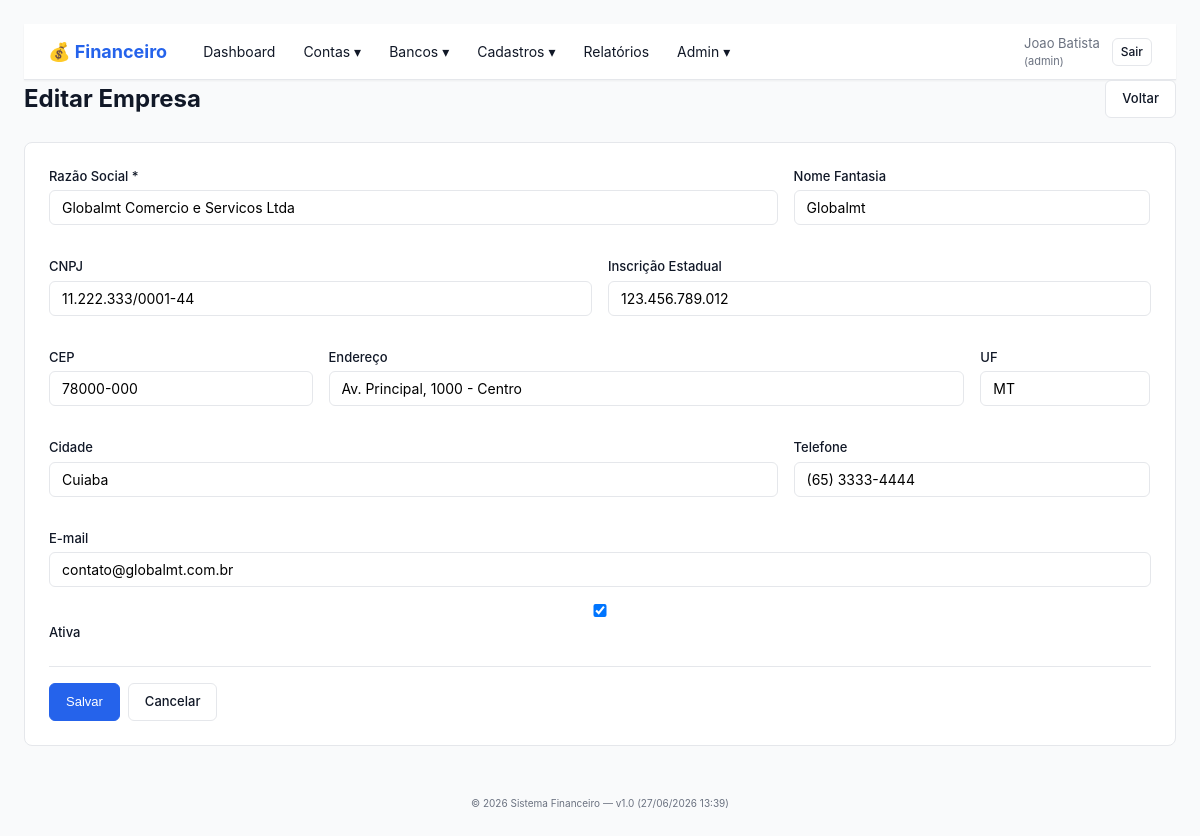
Screenshot of /empresa_form.php?id=1 (signed in) with the database file from the repository.
### tables this page shows
CREATE TABLE empresas (
    id INT(11) NOT NULL AUTO_INCREMENT,
    razao_social VARCHAR(200) NOT NULL,
    nome_fantasia VARCHAR(100),
    cnpj VARCHAR(20),
    inscricao_estadual VARCHAR(20),
    endereco VARCHAR(255),
    cidade VARCHAR(100),
    uf CHAR(2),
    cep VARCHAR(10),
    telefone VARCHAR(20),
    email VARCHAR(150),
    ativo TINYINT(1) DEFAULT 1,
    data_criacao TIMESTAMP DEFAULT CURRENT_TIMESTAMP,
    PRIMARY KEY (id),
    UNIQUE KEY uk_cnpj (cnpj),
    INDEX idx_razao_social (razao_social),
    INDEX idx_ativo (ativo)
);

### src/lib/Helper.php (called while the page is built, shortened)
<?php
function layout(string $titulo, string $view, array $vars = []): void
{
    extract($vars, EXTR_SKIP);
    require FINANCEIRO_SRC . '/views/layout/header.php';
    require FINANCEIRO_SRC . '/views/layout/navbar.php';
    require FINANCEIRO_SRC . '/views/' . $view;
    require FINANCEIRO_SRC . '/views/layout/footer.php';
}

### src/controllers/EmpresaController.php (called while the page is built, shortened)
<?php
final class EmpresaController
{
    public function form(): void
    {
        $id = (int)($_GET['id'] ?? 0);
        $empresa = null;
        if ($id > 0) {
            $db = Database::getConnection();
            $stmt = $db->prepare('SELECT * FROM empresas WHERE id = ?');
            $stmt->execute([$id]);
            $empresa = $stmt->fetch();
        }
        layout($empresa ? 'Editar Empresa' : 'Nova Empresa', 'empresas/form.php', [
            'empresa' => $empresa,
        ]);
    }
}

### public/empresa_form.php (called while the page is built, shortened)
<?php
(new EmpresaController)->form();

### src/views/empresas/form.php (the view, shortened to what this page needs)
<div class="page-header">
    <h1><?= $empresa ? 'Editar' : 'Nova' ?> Empresa</h1>
    <a href="empresas.php" class="btn">Voltar</a>
</div>
<form method="post" action="empresa_salvar.php" class="form">
    <div class="row">
        <div class="form-group col-8">
            <label>Razão Social *</label>
            <input type="text" name="razao_social" required maxlength="200"
                   value="<?= htmlspecialchars($empresa['razao_social'] ?? '') ?>">
        </div>
        <div class="form-group col-4">
            <label>Nome Fantasia</label>
            <input type="text" name="nome_fantasia" maxlength="100"
                   value="<?= htmlspecialchars($empresa['nome_fantasia'] ?? '') ?>">
        </div>
    </div>
    <div class="row">
        <div class="form-group col-6">
            <label>CNPJ</label>
            <input type="text" name="cnpj" maxlength="20"
                   value="<?= htmlspecialchars($empresa['cnpj'] ?? '') ?>">
        </div>
        <div class="form-group col-6">
            <label>Inscrição Estadual</label>
            <input type="text" name="inscricao_estadual" maxlength="20"
                   value="<?= htmlspecialchars($empresa['inscricao_estadual'] ?? '') ?>">
        </div>
    </div>
    <div class="row">
        <div class="form-group col-3">
            <label>CEP</label>
            <input type="text" name="cep" maxlength="10"
                   value="<?= htmlspecialchars($empresa['cep'] ?? '') ?>">
        </div>
        <div class="form-group col-7">
            <label>Endereço</label>
            <input type="text" name="endereco" maxlength="255"
                   value="<?= htmlspecialchars($empresa['endereco'] ?? '') ?>">
        </div>
        <div class="form-group col-2">
            <label>UF</label>
            <input type="text" name="uf" maxlength="2"
                   value="<?= htmlspecialchars($empresa['uf'] ?? '') ?>">
        </div>
    </div>
    <div class="row">
        <div class="form-group col-8">
            <label>Cidade</label>
            <input type="text" name="cidade" maxlength="100"
                   value="<?= htmlspecialchars($empresa['cidade'] ?? '') ?>">
        </div>
        <div class="form-group col-4">
            <label>Telefone</label>
            <input type="text" name="telefone" maxlength="20"
                   value="<?= htmlspecialchars($empresa['telefone'] ?? '') ?>">
        </div>
    </div>
    <div class="form-group">
        <label>E-mail</label>
        <input type="email" name="email" maxlength="150"
               value="<?= htmlspecialchars($empresa['email'] ?? '') ?>">
    </div>
    <div class="form-group">
        <label>
            <input type="checkbox" name="ativo" value="1" <?= (!$empresa || $empresa['ativo']) ? 'checked' : '' ?>>
            Ativa
        </label>
    </div>
    <div class="form-actions">
        <button type="submit" class="btn btn-primary">Salvar</button>
        <a href="empresas.php" class="btn">Cancelar</a>
    </div>
</form>

### public/assets/financeiro.css (style rules this page uses)
* { box-sizing: border-box; margin: 0; padding: 0; }
:root { --color-primary: #2563eb; --color-primary-dark: #1d4ed8; --color-success: #16a34a; --color-warning: #d97706; --color-danger: #dc2626; --color-info: #0891b2; --color-secondary: #6b7280; --color-bg: #f9fafb; --color-surface: #ffffff; --color-text: #111827; --color-text-muted: #6b7280; --color-border: #e5e7eb; --shadow-sm: 0 1px 2px 0 rgba(0,0,0,0.05); --shadow: 0 1px 3px 0 rgba(0,0,0,0.1), 0 1px 2px 0 rgba(0,0,0,0.06); }
body { font-family: -apple-system, BlinkMacSystemFont, "Segoe UI", Roboto, "Helvetica Neue", Arial, sans-serif; background: var(--color-bg); color: var(--color-text); line-height: 1.5; font-size: 14px; }
.page-header { display: flex; justify-content: space-between; align-items: center; margin-bottom: 24px; flex-wrap: wrap; gap: 12px; }
.page-header h1 { font-size: 24px; color: var(--color-text); }
.btn { padding: 8px 16px; border: 1px solid var(--color-border); border-radius: 6px; background: var(--color-surface); color: var(--color-text); cursor: pointer; text-decoration: none; font-size: 13px; font-weight: 500; transition: all 0.15s; display: inline-block; }
.btn-primary { background: var(--color-primary); border-color: var(--color-primary); color: white; }
.row { display: flex; flex-wrap: wrap; gap: 16px; margin-bottom: 16px; }
.row .col-2 { flex: 0 0 calc(16.66% - 14px); }
.row .col-3 { flex: 0 0 calc(25% - 12px); }
.row .col-4 { flex: 0 0 calc(33.33% - 11px); }
.row .col-6 { flex: 0 0 calc(50% - 8px); }
.row .col-7 { flex: 0 0 calc(58.33% - 7px); }
.row .col-8 { flex: 0 0 calc(66.66% - 6px); }
.form { background: var(--color-surface); border: 1px solid var(--color-border); border-radius: 8px; padding: 24px; margin-bottom: 24px; }
.form-group { margin-bottom: 16px; }
.form-group label { display: block; margin-bottom: 4px; font-size: 13px; font-weight: 500; color: var(--color-text); }
.form-group input, .form-group select, .form-group textarea { width: 100%; padding: 8px 12px; border: 1px solid var(--color-border); border-radius: 6px; font-size: 14px; font-family: inherit; }
.form-actions { display: flex; gap: 8px; margin-top: 24px; padding-top: 16px; border-top: 1px solid var(--color-border); }

### rows the page displays
empresas: razao_social "Globalmt Comercio e Servicos Ltda", nome_fantasia "Globalmt", cnpj "11.222.333/0001-44", inscricao_estadual "123.456.789.012", cep "78000-000", endereco "Av. Principal, 1000 - Centro", uf "MT", cidade "Cuiaba", telefone "(65) 3333-4444", email "contato@globalmt.com.br", ativo "☑"

### other values shown
$usuario['nome'] "Joao Batista"
$perfil "admin"
